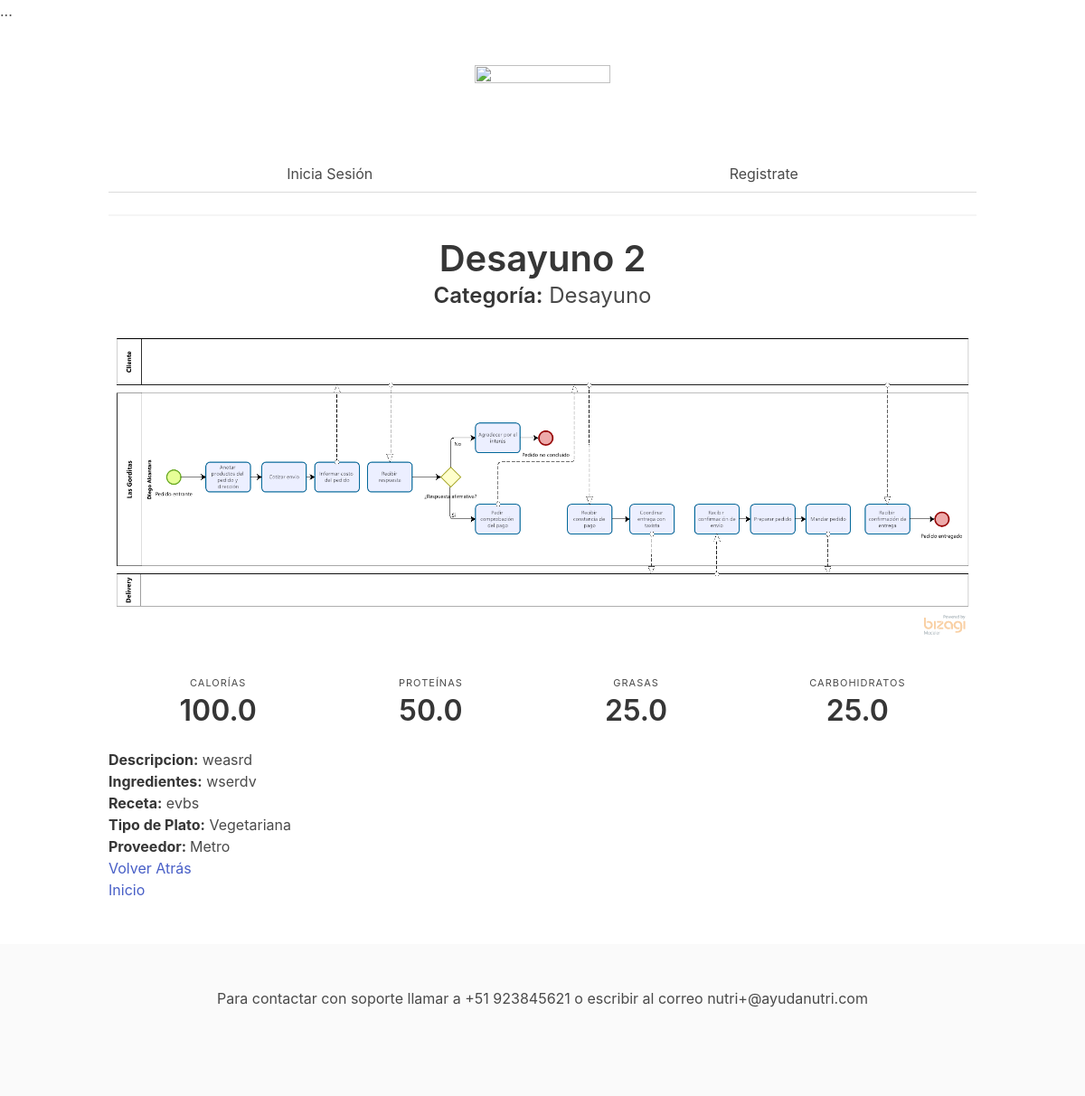
The app's page /platos/7 with its own data.
### main/models.py (models this page shows, shortened)
class Plato(models.Model):
    categoria = models.ForeignKey('Categoria', on_delete=models.SET_NULL, null=True)
    proveedor = models.ForeignKey('Proveedor', on_delete=models.SET_NULL, null=True)
    nombre = models.CharField(max_length=20)
    ingredientes = models.TextField(blank=True, null=True)
    descripcion = models.TextField()
    receta = models.TextField()
    calorias = models.FloatField(null=True)
    proteinas = models.FloatField(null=True)
    grasas = models.FloatField(null=True)
    carbos = models.FloatField(null=True)
    image = models.ImageField(upload_to="platos", null=True, blank=True)
    alimentacion = models.FloatField(choices=ALIMENTACION_CHOICES, null=True)

class Categoria(models.Model):
    codigo = models.CharField(max_length=4)
    nombre = models.CharField(max_length=50)
    descripcion = models.CharField(max_length=200)
    def __str__(self):
        return self.nombre

class Proveedor(models.Model):
    nombre = models.CharField(max_length=50)
    link = models.CharField(max_length=50)
    def __str__(self):
        return self.nombre

### main/views.py (the view)
# urls.py: path('platos/<int:pk>', views.PlatoDetailView.as_view(), name='plato-detail'),
class PlatoDetailView(DetailView):
  model = Plato
  template_name = "main/plato_detail.html"

### main/templates/main/plato_detail.html (shortened to what this page needs)
{% extends "base.html" %}
{% block content %}
<center>
<p class="title is-2">{{ object.nombre }}</p>
<p class="subtitle is-4"><strong>Categoría:</strong>  {{ object.categoria }}</p>
</center>
<center>
<img src="{{ object.image.url }}" alt="No hay imagen disponible"></center>
<nav class="level">
  <div class="level-item has-text-centered">
    <div>
      <p class="heading">Calorías</p>
      <p class="title">{{ object.calorias }}</p>
    </div>
  </div>
  <div class="level-item has-text-centered">
    <div>
      <p class="heading">Proteínas</p>
      <p class="title">{{ object.proteinas }}</p>
    </div>
  </div>
  <div class="level-item has-text-centered">
    <div>
      <p class="heading">Grasas</p>
      <p class="title">{{ object.grasas }}</p>
    </div>
  </div>
  <div class="level-item has-text-centered">
    <div>
      <p class="heading">Carbohidratos</p>
      <p class="title">{{ object.carbos }}</p>
    </div>
  </div>
</nav>
    <ul>
      <li><strong>Descripcion:</strong> {{ object.descripcion }}</li>
      <li><strong>Ingredientes:</strong> {{ object.ingredientes }}</li>
      <li><strong>Receta:</strong> {{ object.receta }}</li>
      <li><strong>Tipo de Plato:</strong> {{ object.get_alimentacion_display }}</li>
      <li><strong>Proveedor: </strong>{{object.proveedor}}</a></li>
    </ul>
    <ul>
      <a href="javascript:history.back()"> Volver Atrás</a>
      <li><a href="{% url 'home' %}">Inicio</a></li>
    </ul>
{% endblock %}

### records on screen
Plato: nombre "Desayuno 2", categoria "Desayuno", image (picture), calorias "100.0", proteinas "50.0", grasas "25.0", carbos "25.0", descripcion "weasrd", ingredientes "wserdv", receta "evbs", alimentacion "Vegetariana", proveedor "Metro"
